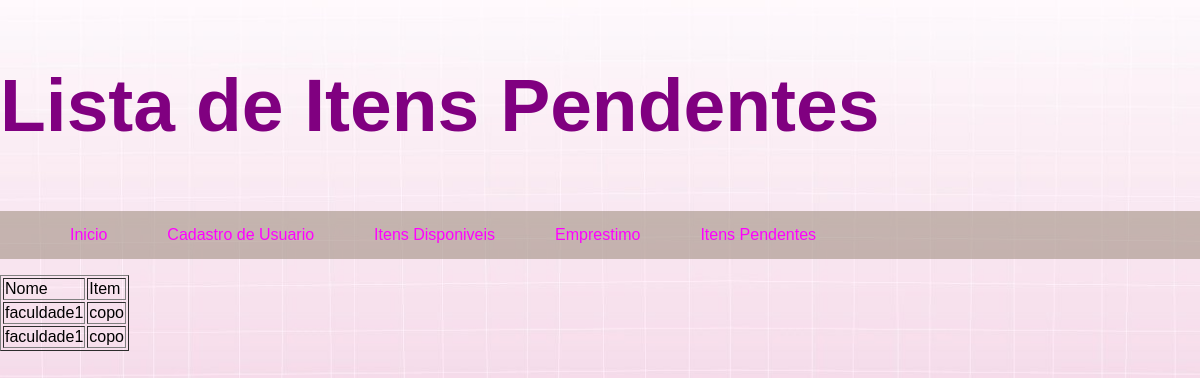
The page /listaitenspend.php on the database its author committed.
### tables this page shows
CREATE TABLE `cad_emprestimo` (
  `id` int(11) NOT NULL,
  `nome` varchar(50) NOT NULL,
  `item` varchar(15) NOT NULL,
  `datinicio` date NOT NULL,
  `quantidade` varchar(3) NOT NULL,
  `devolucao` date NOT NULL
);

### listaitenspend.php (the view, shortened to what this page needs)
<?php
		include "Cabecalho.php";
?>
			<header>
				<h2>Lista de Itens Pendentes</h2>
			</header>
			<section>
			  <?php
					include "menu.php";
				?>
			<article>
					<table border="1">
								<tr>
									<td>Nome</td>
									<td>Item</td>
								</tr>
								<?php
											include "conecta.php";
											$sql = "select id, nome, item  from cad_emprestimo";
											$res = mysqli_query($conn,$sql);
											if($res){
												while($row = mysqli_fetch_assoc ($res)) {
													echo " <tr>
																<td>".  $row['nome']  ."</td>
																<td>".  $row['item']  ."</td>
															</tr>	";
														}
											}
							?>
					</table>
			</article>
		</section>

### tipo.css (style rules this page uses)
body { font-family: Arial, Helvetica, sans-serif; background-image: url(fondo2.png); background-size: 120%; margin: 0; min height: 100vh; width: 100%; }
header { padding: 0px; text-align: left; font-size: 50px; color: purple; }

### rows shown on the page
cad_emprestimo: nome "faculdade1", item "copo"
cad_emprestimo: nome "faculdade1", item "copo"
